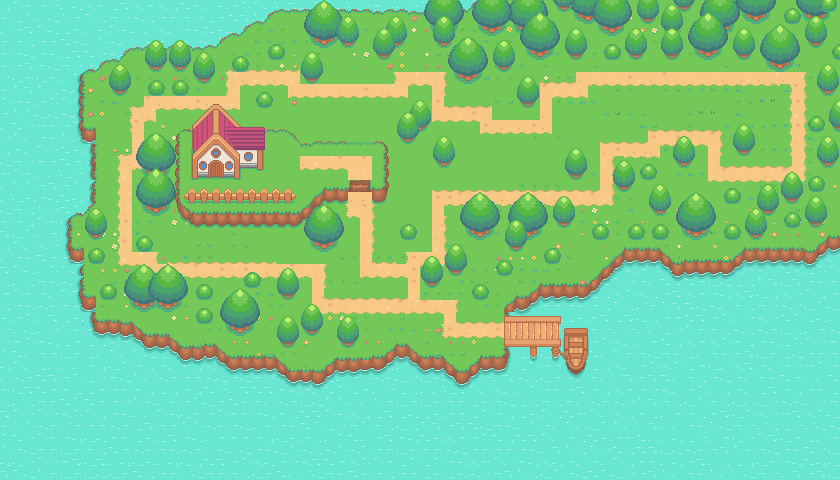

The image is a tile-based game level rendered from a .tmx file. Its description and source (layers, tilesets, objects; grid data summarised) follow:
An orthogonal 70x40 tile map with 12x12 px tiles, 6 tile layers (Water, Land, Land 2, Land Overlay, ...), 4 hidden layers not drawn, 2 tilesets.

<map version="1.9" tiledversion="1.9.0" orientation="orthogonal" renderorder="right-down" width="70" height="40" tilewidth="12" tileheight="12" infinite="0" nextlayerid="13" nextobjectid="1">
 <tileset firstgid="1" source="Game tileset.tsx" />
 <tileset firstgid="1025" source="collision tile.tsx" />
 <layer id="1" name="Water" width="70" height="40">
  <data>[2800 cells, 2800 non-empty, 9 distinct tile ids]</data>
 </layer>
 <layer id="2" name="Land" width="70" height="40">
  <data>[2800 cells, 1778 non-empty, 98 distinct tile ids]</data>
 </layer>
 <layer id="4" name="Land 2" width="70" height="40">
  <data>[2800 cells, 546 non-empty, 71 distinct tile ids]</data>
 </layer>
 <layer id="3" name="Land Overlay" width="70" height="40">
  <data>[2800 cells, 541 non-empty, 154 distinct tile ids]</data>
 </layer>
 <layer id="10" name="Trees 2" width="70" height="40">
  <data>[2800 cells, 178 non-empty, 22 distinct tile ids]</data>
 </layer>
 <layer id="7" name="Trees" width="70" height="40">
  <data>[2800 cells, 489 non-empty, 26 distinct tile ids]</data>
 </layer>
 <layer id="8" name="Battle grass" width="70" height="40" visible="0">
  <data>[2800 cells, 62 non-empty, 7 distinct tile ids]</data>
 </layer>
 <layer id="9" name="Battle grass 2" width="70" height="40" visible="0">
  <data>[2800 cells, 62 non-empty, 12 distinct tile ids]</data>
 </layer>
 <layer id="12" name="Foreground" width="70" height="40" visible="0">
  <data>[2800 cells, 260 non-empty, 36 distinct tile ids]</data>
 </layer>
 <layer id="11" name="Collisions" width="70" height="40" visible="0" opacity="0.71">
  <data>[2800 cells, 416 non-empty, 1 distinct tile ids]</data>
 </layer>
</map>
